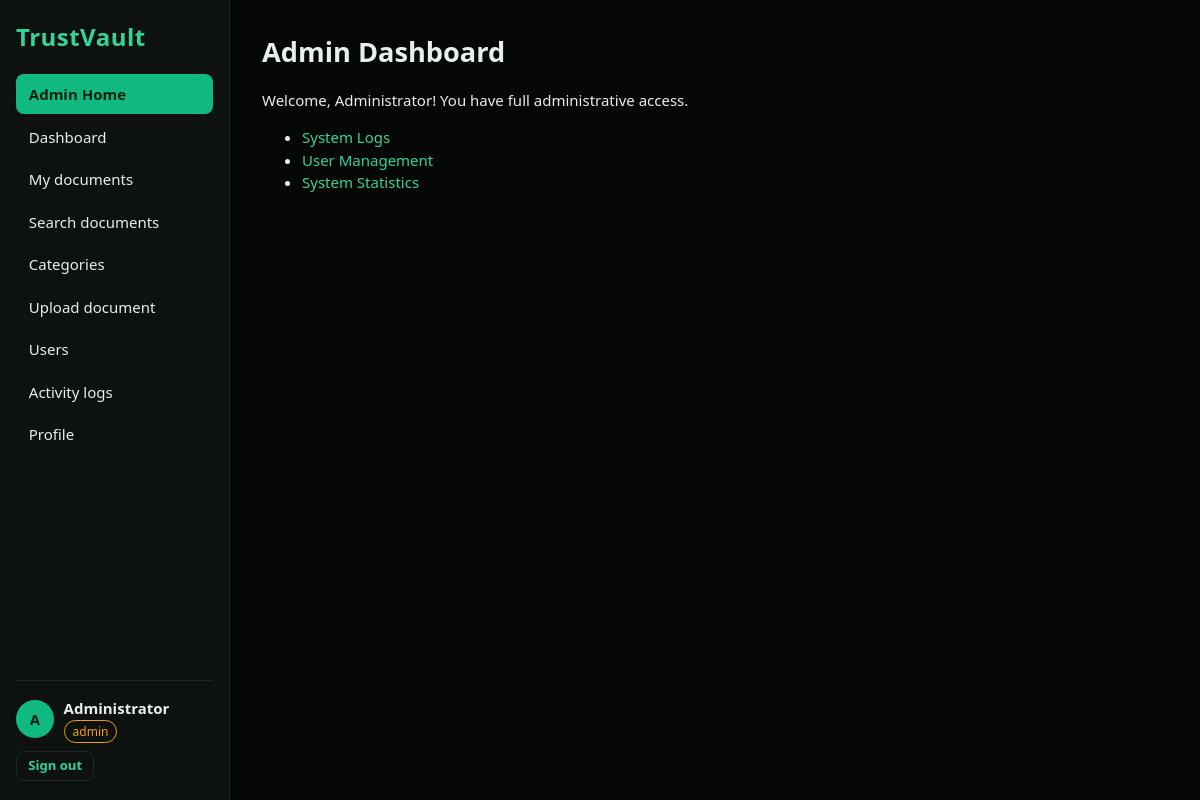
The page /admin (signed in) on the database its author committed.
### tables this page shows
CREATE TABLE users(
  id INTEGER PRIMARY KEY AUTOINCREMENT, name TEXT NOT NULL, email TEXT NOT NULL UNIQUE,
  password TEXT NOT NULL, role TEXT NOT NULL DEFAULT 'owner', avatar TEXT, created_at TEXT NOT NULL);

### TrustVault/app/__init__.py (the view)
@app.route("/admin")
@roles_required("admin")
def admin_home():
    return render_template("admin.html")

### TrustVault/app/__init__.py (called while the page is built)
def db():
    if "db" not in g:
        g.db = sqlite3.connect(DB_PATH)
        g.db.row_factory = sqlite3.Row
    return g.db

def one(sql, args=()):
    return db().execute(sql, args).fetchone()

def csrf():
    if "csrf" not in session:
        session["csrf"] = secrets.token_hex(16)
    return session["csrf"]

@app.context_processor
def inject():
    return dict(csrf=csrf, CATEGORIES=CATEGORIES)

@app.before_request
def load_user():
    g.user = None
    if session.get("uid"):
        g.user = one("SELECT * FROM users WHERE id=?", (session["uid"],))
        if not g.user:
            session.clear()
    if request.method == "POST":
        if not secrets.compare_digest(request.form.get("_csrf", ""), session.get("csrf", "")):
            abort(400, "Invalid form token. Reload the page and try again.")

def login_required(f):
    @functools.wraps(f)
    def w(*a, **k):
        if not g.user:
            return redirect(url_for("login"))
        return f(*a, **k)
    return w

def roles_required(*roles):
    def deco(f):
        @functools.wraps(f)
        @login_required
        def w(*a, **k):
            if g.user["role"] not in roles:
                abort(403, "Your role does not have access to this page.")
            return f(*a, **k)
        return w
    return deco

### TrustVault/app/templates/admin.html (shortened to what this page needs)
{% extends "base.html" %}
{% block content %}
<h1>Admin Dashboard</h1>
<p>Welcome, {{ g.user.name }}! You have full administrative access.</p>
<ul>
  <li><a href="{{ url_for('logs') }}">System Logs</a></li>
  <li><a href="{{ url_for('users') }}">User Management</a></li>
  <li><a href="{{ url_for('dashboard') }}">System Statistics</a></li>
</ul>
{% endblock %}

### TrustVault/app/templates/base.html (shortened to what this page needs)
<!doctype html>
<html lang="en">
<head>
<link rel="stylesheet" href="{{ url_for('static', filename='style.css') }}">
</head>
<body>
{% if g.user %}
{% set ep = request.endpoint %}
<aside class="side">
  <div class="brand big">TrustVault</div>
  <nav>
    {% if g.user.role == 'admin' %}
    <a href="{{ url_for('admin_home') }}" class="{{ 'on' if ep=='admin_home' }}">Admin Home</a>
    <a href="{{ url_for('dashboard') }}" class="{{ 'on' if ep=='dashboard' }}">Dashboard</a>
    {% elif g.user.role == 'owner' %}
    <a href="{{ url_for('owner_home') }}" class="{{ 'on' if ep=='owner_home' }}">Owner Home</a>
    {% elif g.user.role == 'viewer' %}
    <a href="{{ url_for('viewer_home') }}" class="{{ 'on' if ep=='viewer_home' }}">Viewer Home</a>
    {% endif %}
    {% if g.user.role != 'viewer' %}
    <a href="{{ url_for('documents') }}" class="{{ 'on' if ep in ('documents','doc') }}">My documents</a>
    {% else %}
    <a href="{{ url_for('documents') }}" class="{{ 'on' if ep in ('documents','doc') }}">Shared documents</a>
    {% endif %}
    <a href="{{ url_for('search') }}" class="{{ 'on' if ep=='search' }}">Search documents</a>
    <a href="{{ url_for('categories') }}" class="{{ 'on' if ep=='categories' }}">Categories</a>
    {% if g.user.role != 'viewer' %}<a href="{{ url_for('upload') }}" class="{{ 'on' if ep=='upload' }}">Upload document</a>{% endif %}
    {% if g.user.role == 'admin' %}
    <a href="{{ url_for('users') }}" class="{{ 'on' if ep=='users' }}">Users</a>
    <a href="{{ url_for('logs') }}" class="{{ 'on' if ep=='logs' }}">Activity logs</a>
    {% endif %}
    <a href="{{ url_for('profile') }}" class="{{ 'on' if ep=='profile' }}">Profile</a>
  </nav>
  <div class="me">
    {% if g.user.avatar %}<img class="av" src="{{ url_for('avatar', name=g.user.avatar) }}" alt="">{% else %}<span class="av">{{ g.user.name[:1]|upper }}</span>{% endif %}
    <div><strong>{{ g.user.name }}</strong><br><span class="role {{ g.user.role }}">{{ g.user.role }}</span></div>
    <form method="post" action="{{ url_for('logout') }}"><input type="hidden" name="_csrf" value="{{ csrf() }}"><button class="ghost sm">Sign out</button></form>
  </div>
</aside>
{% endif %}
<main class="{{ 'main' if g.user else 'auth' }}">
  {% block content %}{% endblock %}
</main>
</body>
</html>

### TrustVault/app/static/style.css (style rules this page uses)
:root { --bg:#050706;--panel:#0d1210;--line:#1b2a24;--text:#e7efe9;--muted:#8aa196;--em:#10b981;--em2:#34d399;--red:#ef4444;--amber:#f59e0b }
* { box-sizing:border-box }
body { margin:0;background:var(--bg);color:var(--text);font:15px/1.5 "Segoe UI",system-ui,-apple-system,Roboto,sans-serif }
a { color:var(--em2);text-decoration:none }
h1 { font-size:1.7rem;margin:0 0 1rem }
.sm { font-size:.82rem }
.brand { font-weight:700;color:var(--em2);letter-spacing:.02em }
.brand.big { font-size:1.5rem }
.side { position:fixed;inset:0 auto 0 0;width:230px;background:var(--panel);border-right:1px solid var(--line);padding:1.2rem 1rem;display:flex;flex-direction:column;gap:1.2rem;z-index:20;overflow-y:auto }
.side nav { display:flex;flex-direction:column;gap:.15rem;flex:1 }
.side nav a { padding:.55rem .8rem;border-radius:8px;color:var(--text) }
.side nav a.on { background:var(--em);color:#021;font-weight:600 }
.me { display:flex;flex-wrap:wrap;gap:.6rem;align-items:center;border-top:1px solid var(--line);padding-top:1rem }
.av { width:38px;height:38px;border-radius:50%;object-fit:cover;background:var(--em);color:#021;display:inline-flex;align-items:center;justify-content:center;font-weight:700 }
.role { font-size:.75rem;padding:.1rem .5rem;border-radius:99px;border:1px solid var(--em);color:var(--em2) }
.role.admin { border-color:var(--amber);color:var(--amber) }
.main { margin-left:230px;padding:2rem;max-width:1100px }
.btn,button { font:inherit;cursor:pointer;border:0;border-radius:8px;padding:.6rem 1.1rem;background:var(--em);color:#021;font-weight:600;display:inline-block }
button.ghost { background:transparent;color:var(--em2);border:1px solid var(--line) }
button.sm { padding:.25rem .7rem;font-size:.82rem }

### rows shown on the page
users: user "A", user.name "Administrator", user.role "admin"
